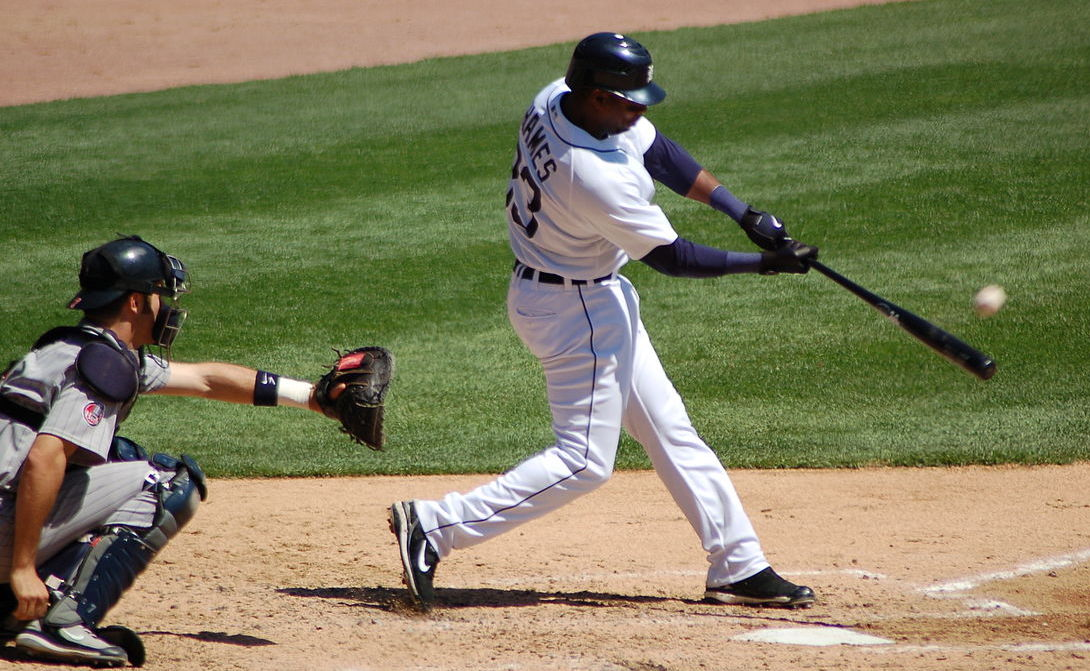
#> input picture images/baseball.jpg, 1090 x 671 px, given in place of the camera
$ python camFilters.py
#> lines starting #> are read from the running program, lines starting #| are printed output that depends on the picture; after the words box and inside, x2 and y2 are one past the last pixel; in counts of white or black regions, pixels touching at a corner belong together
import cv2
import numpy

PREVIEW = 0
BLUR = 1
FEATURES = 2
CANNY = 3

feature_params = dict(maxCorners = 500,
                       qualityLevel = 0.2,
                       minDistance = 15,
                       blockSize = 9)
# [4 lines of commented-out code are left out]

cap = cv2.VideoCapture(0) # cap: capture, here 0 is for the primary webcam
image_filter = CANNY

while True:
    ret , frame = cap.read()
#> frame is the input picture: shape (671, 1090, 3); mean B, G, R 92.2, 124.4, 126.7
    frame = cv2.flip(frame,1)
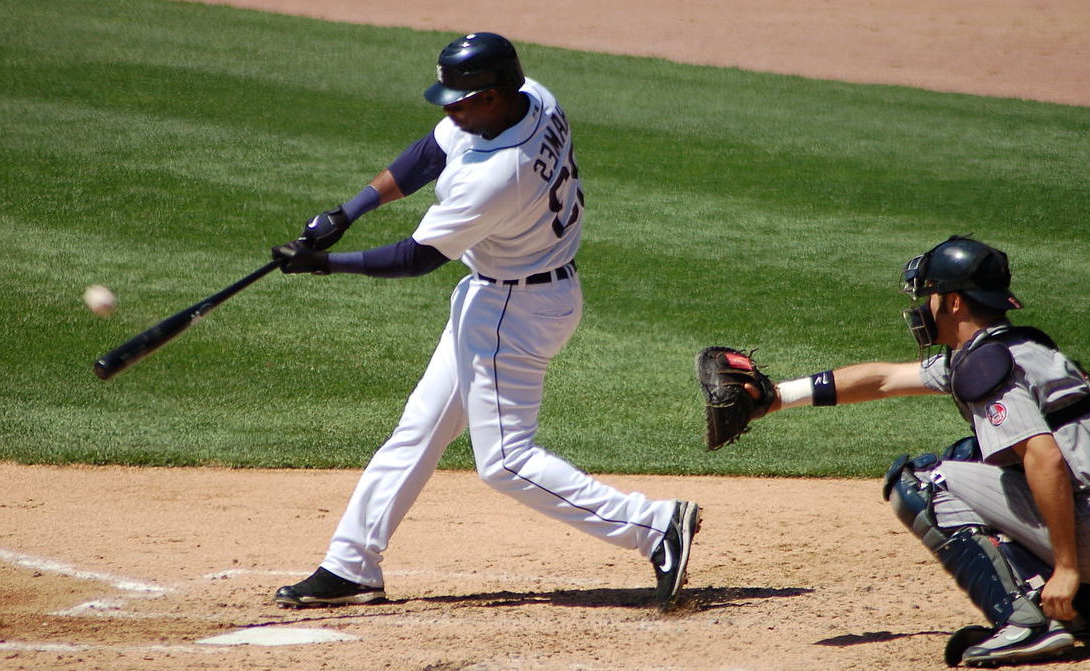
#> frame: shape (671, 1090, 3); mean B, G, R 92.2, 124.4, 126.7

    if image_filter == PREVIEW:
        result = frame
    elif image_filter == CANNY:
        result = cv2.Canny(frame,80,150)
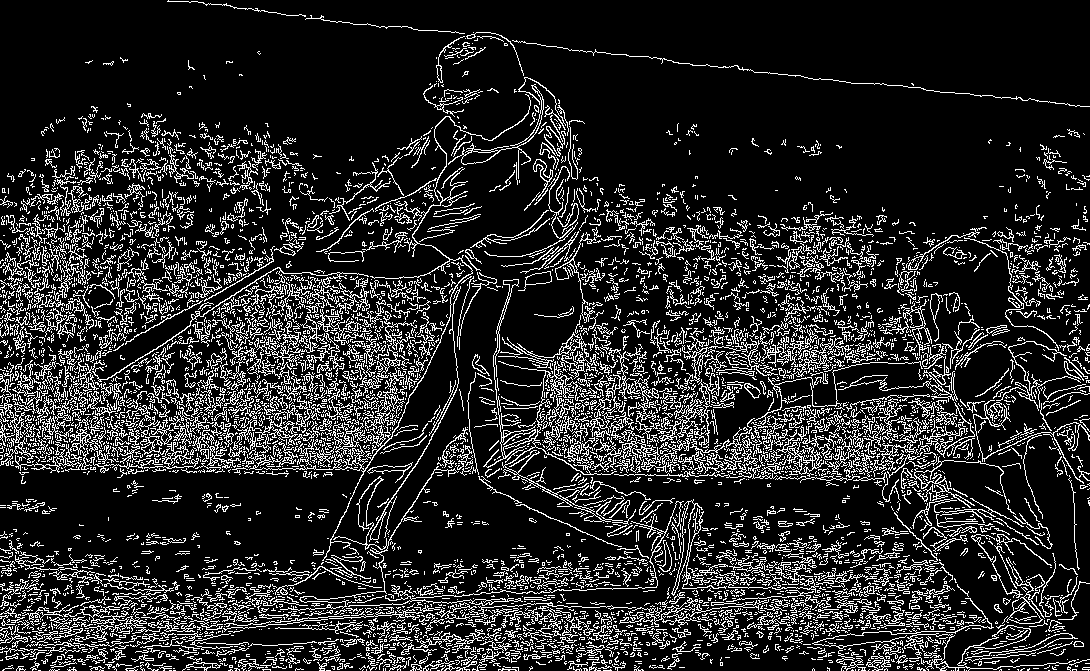
#> result: shape (671, 1090); 15.9% white in thin lines or dots
    elif image_filter == BLUR:
        result = cv2.blur(frame,(13,13)) # (13,13) is the dimensions of box kernal, bigger box more blur, smaller box less blur
    elif image_filter == FEATURES:
        result = frame
        frame_gray = cv2.cvtColor(frame, cv2.COLOR_BGR2GRAY)
        corners = cv2.goodFeaturesToTrack(frame_gray, **feature_params)
        if corners is not None:
            for x, y in numpy.float32(corners).reshape(-1, 2):
                cv2.circle(result, (int(x), int(y)), 10, (0, 255, 0), 1)

    cv2.imshow("webcam", result)

    key = cv2.waitKey(1)
#> (key x is pressed here)
    if key == ord('x') or key == 27:
        break;
    elif key == ord('c'):
        image_filter = CANNY
    elif key == ord('b'):
        image_filter = BLUR
    elif key == ord('f'):
        image_filter = FEATURES
    elif key == ord('p'):
        image_filter = PREVIEW

cv2.destroyAllWindows()

$ run again, on images/giraffe-zebra.jpg
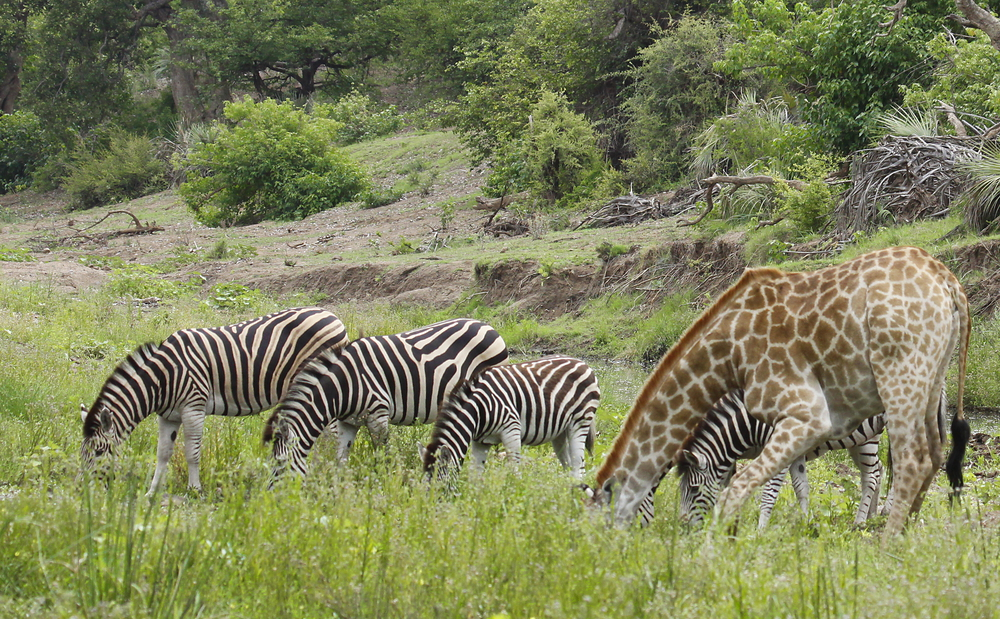
#> input picture images/giraffe-zebra.jpg, 1000 x 619 px, given in place of the camera
#> frame is the input picture: shape (619, 1000, 3); mean B, G, R 90.9, 129.8, 126.3
#> `frame = cv2.flip(frame,1)`:
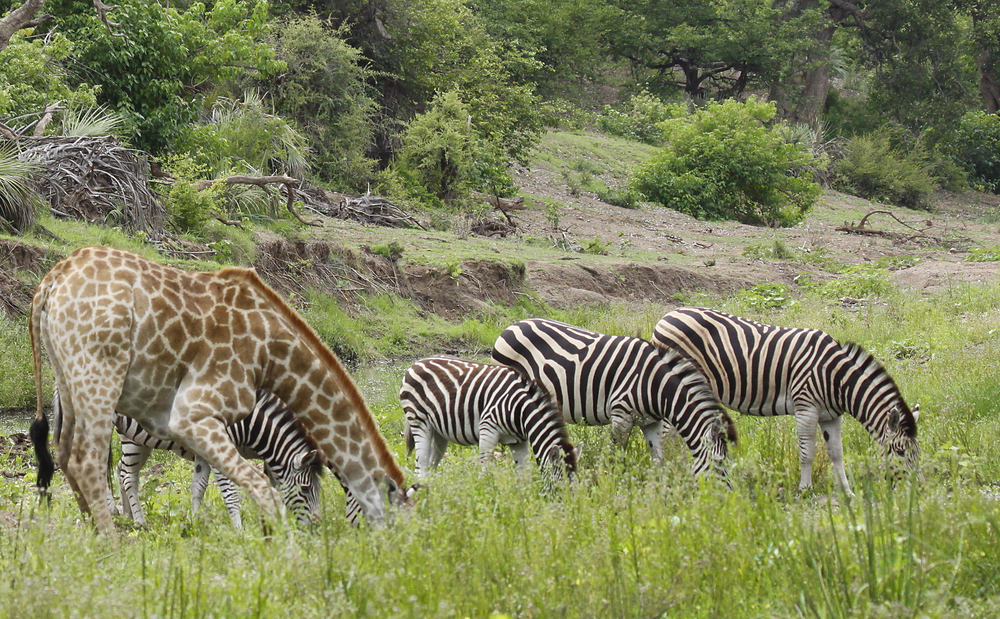
#> frame: shape (619, 1000, 3); mean B, G, R 90.9, 129.8, 126.3
#> `result = cv2.Canny(frame,80,150)`:
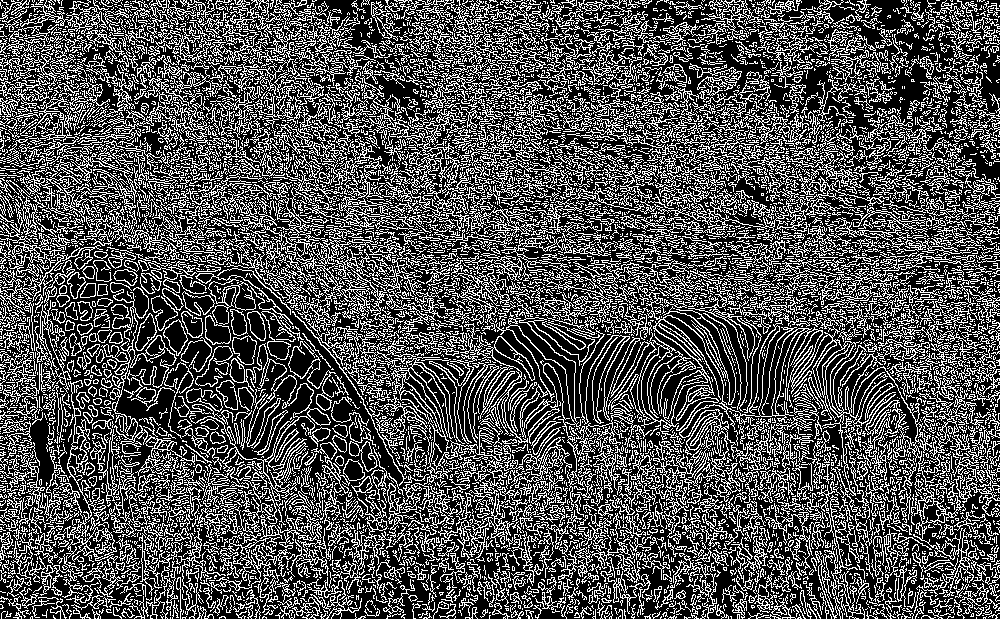
#> result: shape (619, 1000); 31.9% white in thin lines or dots

$ run again, on images/soccer.jpg
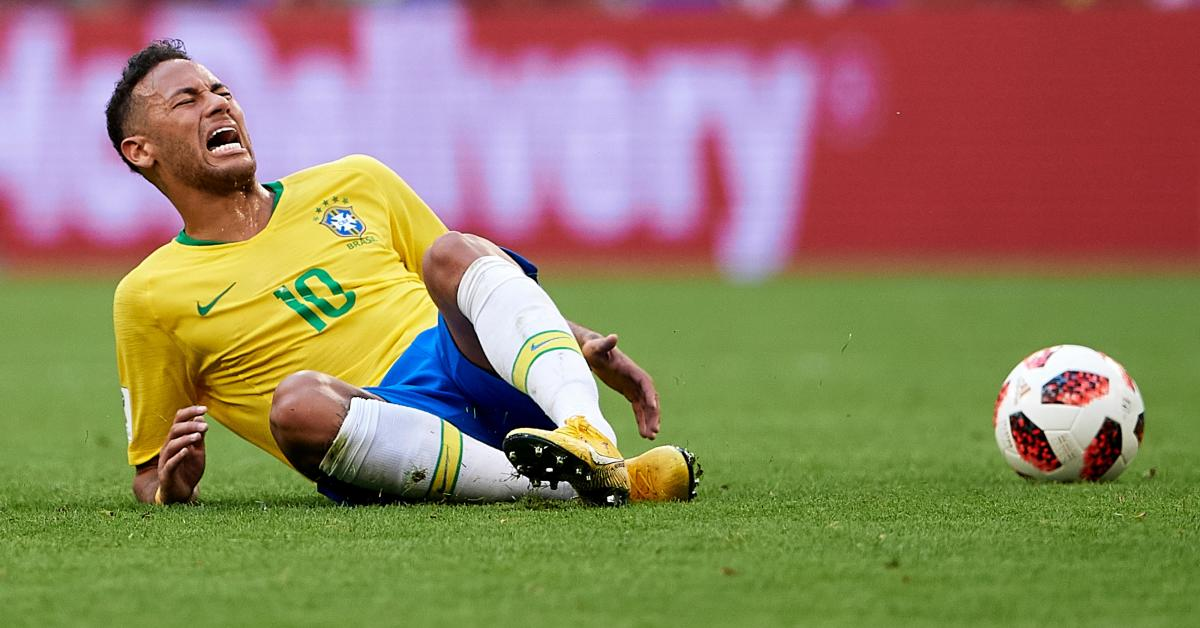
#> input picture images/soccer.jpg, 1200 x 628 px, given in place of the camera
#> frame is the input picture: shape (628, 1200, 3); mean B, G, R 96.5, 128.5, 145.5
#> `frame = cv2.flip(frame,1)`:
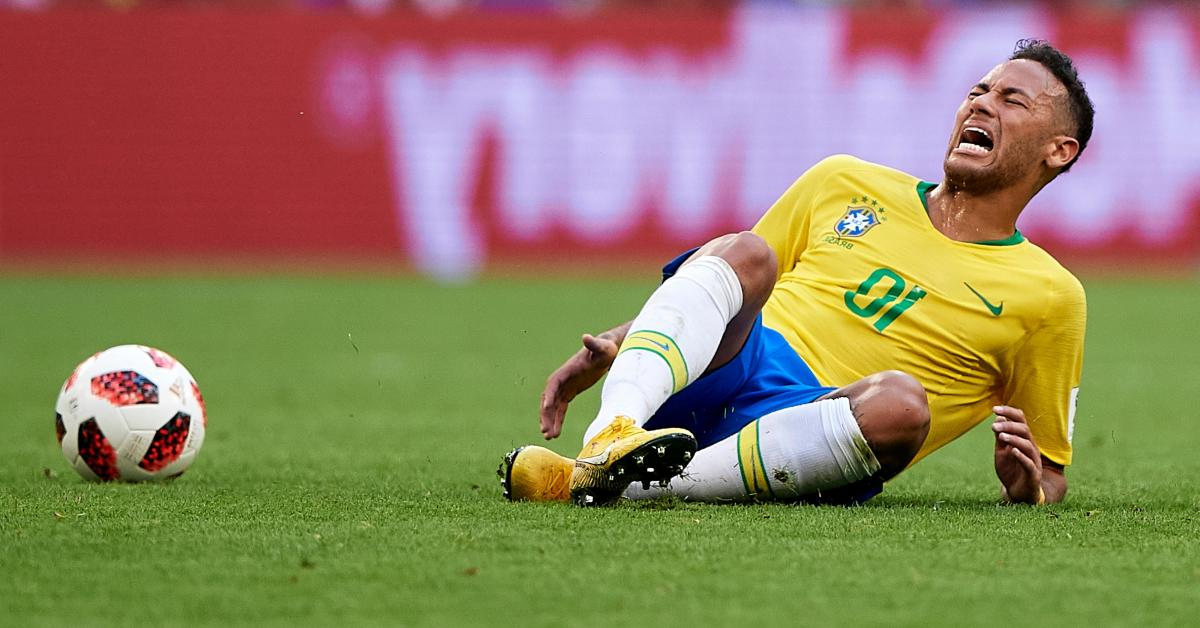
#> frame: shape (628, 1200, 3); mean B, G, R 96.5, 128.5, 145.5
#> `result = cv2.Canny(frame,80,150)`:
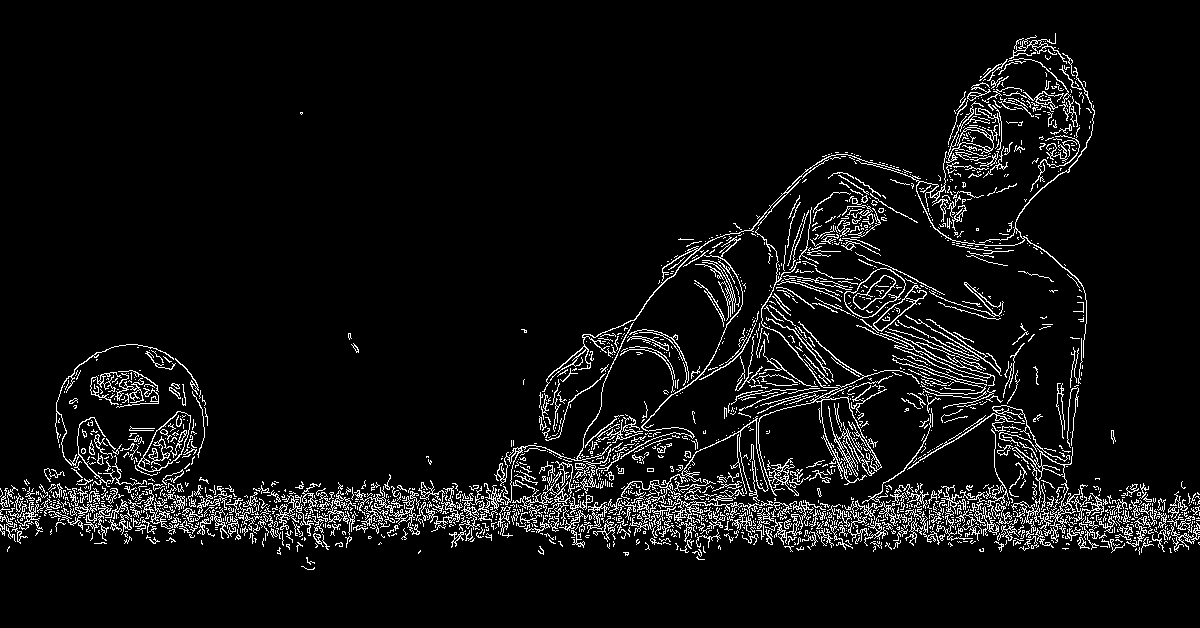
#> result: shape (628, 1200); 6.4% white in thin lines or dots, all inside (x1, y1, x2, y2) = (0, 33, 1200, 570)
